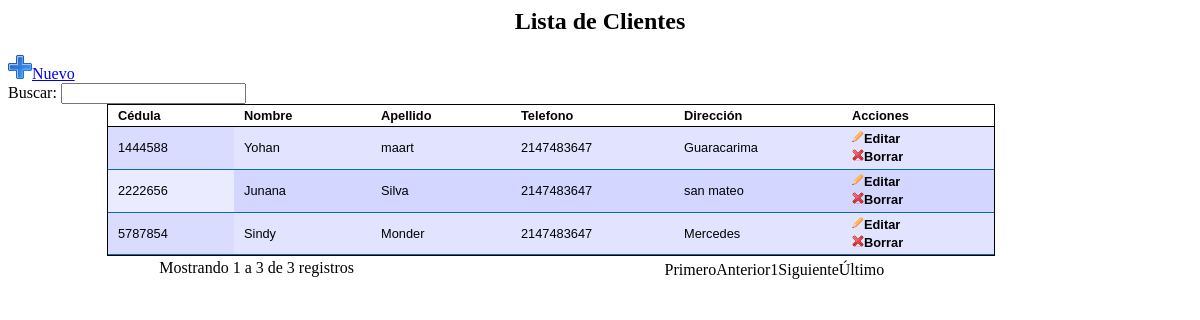
/modulos/cliente/vistas/listar.php, run on the app's committed database.
### tables this page shows
CREATE TABLE IF NOT EXISTS `persona` (
  `id` int(11) NOT NULL AUTO_INCREMENT,
  `cedula` varchar(13) NOT NULL,
  `nombre` varchar(20) NOT NULL,
  `apellido` varchar(20) DEFAULT NULL,
  `telefono` int(11) NOT NULL,
  `direccion` varchar(100) NOT NULL,
  `tipo` tinyint(1) NOT NULL,
  PRIMARY KEY (`id`),
  UNIQUE KEY `cedula` (`cedula`)
);

### modulos/cliente/modelos/listar.php (called while the page is built, shortened)
<?php
$sqlCl="SELECT * FROM persona WHERE tipo='1';";
$sql= mysql_query($sqlCl);
?>

### modulos/cliente/vistas/listar.php (the view, shortened to what this page needs)
<?php
include_once '../modelos/listar.php';
?>
<html>
    <head>
        <link type="text/css" href="../../../css/jquery.dataTables.css" rel="stylesheet" />
        <link type="text/css" href="../../../css/estilo.css" rel="stylesheet" />
    </head>
    <body>
        <div align="center">
            <h2 align="center">Lista de Clientes</h2>
                       <div align="left">
                <a href="nuevo.php?acc=registro&id=0" target="sistema"><img alt="nuevo" src="../../../imagenes/nuevo.png" />Nuevo</a>
            </div>
            <table id="listado" class="table">
                <thead>
                    <tr>
                        <th>C&eacute;dula</th>
                        <th>Nombre</th>
                        <th>Apellido</th>
                        <th>Telefono</th>
                        <th>Direcci&oacute;n</th>
                        <th>Acciones</th>
                    </tr>
                </thead>
                <tbody>
                    <?php
                    while ($resCl = mysql_fetch_array($sql)) {
                        ?>
                        <tr>
                            <td><?php echo $resCl['cedula'] ?></td>
                            <td><?php echo $resCl['nombre'] ?></td>
                            <td><?php echo $resCl['apellido'] ?></td>
                            <td><?php echo $resCl['telefono'] ?></td>
                            <td><?php echo $resCl['direccion'] ?></td>
                            <td>
                                <a href="nuevo.php?acc=edicion&id=<?php echo $resCl['id'] ?>"><img width="12" height="12" src="../../../imagenes/edita.gif" />Editar</a><br />
                                <a onclick="if (confirm('Esta seguro que desea borrar el registro?')) {
                                location.href='../modelos/borrar.php?id=<?php echo $resCl['id'] ?>' }"><img width="12" height="12" src="../../../imagenes/borrar.png" />Borrar</a><br />
                            </td>
                        </tr>
                    <?php }
                    ?>
                </tbody>
            </table>
        </div>
    </body>
</html>

### css/estilo.css (style rules this page uses)
table { width: 650px; border:1px solid #000000; border-spacing: 0px; }
table a, table, tbody, tfoot, tr, th, td { font-family: Arial, Helvetica, sans-serif; }
thead th { background: url(images/bg_th.gif) left; height: 21px; color: #090202; font-size: 0.8em; font-family: Arial; font-weight: bold; padding: 0px 7px; margin: 20px 0px 0px; text-align: left; }
tbody tr { background: #ffffff; }
tbody tr.odd { background: #f0f0f0; }
tbody th, tbody td { font-size: 0.8em; line-height: 1.4em; font-family: Arial, Helvetica, sans-serif; color: #000000; padding: 10px 7px; border-bottom: 1px solid #0E69A7; text-align: left; }
tbody a { color: #000000; font-weight: bold; text-decoration: none; }

### data on the page
persona: cedula "1444588", nombre "Yohan", apellido "maart", telefono "2147483647", direccion "Guaracarima"
persona: cedula "2222656", nombre "Junana", apellido "Silva", telefono "2147483647", direccion "san mateo"
persona: cedula "5787854", nombre "Sindy", apellido "Monder", telefono "2147483647", direccion "Mercedes"
